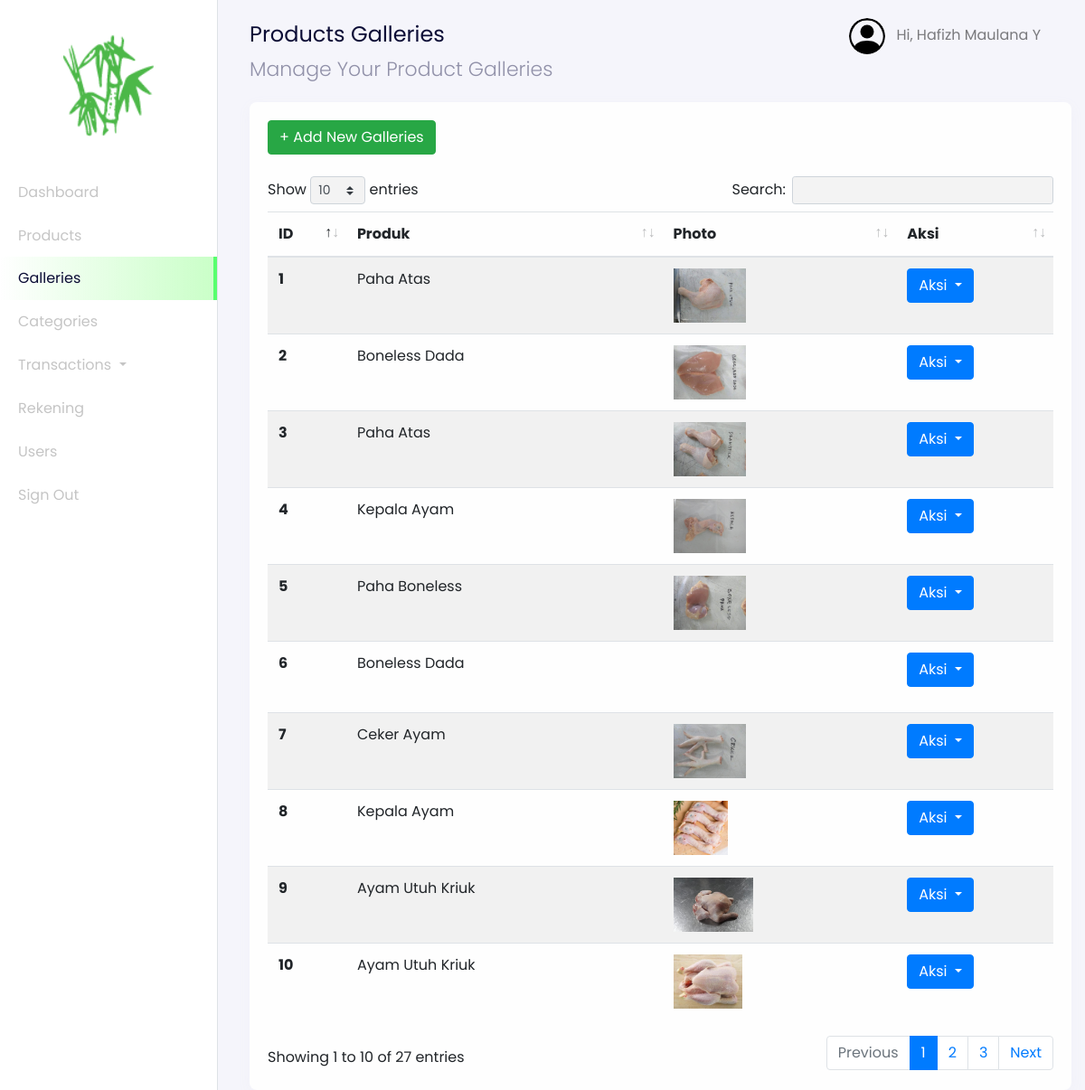
/admin?page=galleries (signed in), run on the app's committed database.
### tables this page shows
CREATE TABLE `users` (
  `id_user` int(11) NOT NULL,
  `name` varchar(255) NOT NULL,
  `email` varchar(255) NOT NULL,
  `password` varchar(255) NOT NULL,
  `address` text,
  `phone_number` varchar(255) NOT NULL,
  `postal_code` varchar(191) NOT NULL,
  `roles` varchar(255) NOT NULL
);

CREATE TABLE `products_galleries` (
  `id_gallery` int(11) NOT NULL,
  `photos` varchar(255) NOT NULL,
  `product_id` int(11) NOT NULL
);

CREATE TABLE `products` (
  `id_product` int(11) NOT NULL,
  `product_name` varchar(255) NOT NULL,
  `unit` int(11) NOT NULL,
  `price` varchar(255) NOT NULL,
  `descriptions` text NOT NULL,
  `category_id` int(11) NOT NULL,
  `stock` varchar(255) NOT NULL
);

### config/config.php (called while the page is built, shortened)
<?php
$host = 'localhost';
$user = 'root';
$password = '';
$dbname = 'bamboo_art';
$conn = mysqli_connect($host, $user, $password, $dbname);
function query($query)
{
    global $conn;
    $result = mysqli_query($conn, $query);
    $rows = [];
    while ($row = mysqli_fetch_assoc($result)) {
        $rows[] = $row;
    }
    return $rows;
}
?>

### admin/dashboard-galleries.php (the view, shortened to what this page needs)
<nav
  class="navbar navbar-expand-lg navbar-light navbar-store fixed-top"
  data-aos="fade-down"
>
  <div class="container-fluid">
    <div class="collpase navbar-collapse" id="navbarResponsive">
      <ul class="navbar-nav d-none d-lg-flex ml-auto">
        <li class="nav-item dropdown">
          <a
            href="#"
            class="nav-link"
            id="navbarDropdown"
            role="button"
            data-toggle="dropdown"
          >
            <img
              src="../assets/images/person-circle.svg"
              alt="profile"
              height="40px"
              class="rounded-circle mr-2 profile-picture"
            />
            <?php
              $id_user = $_SESSION['user'];
              $user = query("SELECT * FROM users WHERE id_user = $id_user")[0];
            ?>
            Hi, <?= $user["name"]; ?>
          </a>
        </li>
      </ul>
    </div>
  </div>
</nav>
<div class="section-content section-dashboard-home" data-aos="fade-up">
  <div class="container-fluid">
    <div class="dashboard-heading">
      <h2 class="dashboard-title">Products Galleries</h2>
      <p class="dashboard-subtitle">Manage Your Product Galleries</p>
    </div>
    <div class="dashboard-content">
      <div class="row mt-4">
        <div class="col-12">
          <div class="card">
            <div class="card-body">
              <div class="row mb-4">
                <div class="col-12">
                <a href="?page=galleries-create" class="btn btn-success">
                  + Add New Galleries
                </a>
                </div>
              </div>
              <div class="row">
                <div class="col-12">
                  <div class="table-responsive">
                    <table class="table table-striped table-hover w-100" id="table">
                      <thead>
                        <tr>
                          <th scope="col">ID</th>
                          <th scope="col">Produk</th>
                          <th scope="col">Photo</th>
                          <th scope="col">Aksi</th>
                        </tr>
                      </thead>
                      <tbody>
                        <?php
                          $no = 1;
                          $galleries = query("SELECT * FROM products_galleries INNER JOIN products ON products_galleries.product_id = products.id_product");
                        ?>
                        <?php foreach ($galleries as $gallery) : ?>
                          <tr>
                            <th scope="row" style="width: 10%;"><?= $no; ?></th>
                            <td><?= $gallery["product_name"]; ?></td>
                            <td><img src="../assets/images/<?= $gallery["photos"]; ?>" style="max-height: 60px;" alt=""></td>
                            <td style="width: 20%;">
                              <div class="dropdown">
                                <button class="btn btn-primary dropdown-toggle" type="button" id="dropdownMenuButton" data-toggle="dropdown" aria-haspopup="true" aria-expanded="false">
                                  Aksi
                                </button>
                                <div class="dropdown-menu" aria-labelledby="dropdownMenuButton">
                                  <a class="dropdown-item" onclick="return confirm('Apakah Ingin Menghapus Gallery Ini ?')" href="?page=galleries-delete&id=<?= $gallery["id_gallery"]; ?>">Delete</button>
                                </div>
                              </div>
                            </td>
                          </tr>
                          <?php $no++ ?>
                        <?php endforeach;?>
                      </tbody>
                    </table>
                  </div>
                </div>
              </div>
            </div>
          </div>
        </div>
      </div>
    </div>
  </div>
</div>

### admin/index.php (shortened to what this page needs)
<?php
require_once '../config/config.php';
?>
<!DOCTYPE html>
<html lang="en">
  <head>
    <link href="https://unpkg.com/aos@2.3.1/dist/aos.css" rel="stylesheet" />
    <link href="../assets/style/main.css" rel="stylesheet" />
    <link rel="stylesheet" type="text/css" href="../assets/vendor/DataTables/datatables.min.css"/>
  </head>
  <body>
    <?php
    if (isset($_GET["page"])) {
      $page = $_GET["page"];
    }
    ?>
    <div class="page-dashboard">
      <div class="d-flex" id="wrapper" data-aos="fade-right">
        <div class="border-right" id="sidebar-wrapper">
          <div class="sidebar-heading text-center">
            <img src="../assets/images/logo-dashboard.png" alt="" class="my-4 w-50" />
          </div>
          <div class="list-group list-group-flush">
            <a
              href="?page=dashboard"
              class="list-group-item list-group-item-action<?= $page == 'dashboard' ? ' active' : ''; ?> <?= $page == '' ? ' active' : ''; ?>"
            >
              Dashboard
            </a>
            <a
              href="?page=products"
              class="list-group-item list-group-item-action<?= $page == 'products' ? ' active' : ''; ?> <?= $page == 'products-create' ? ' active' : ''; ?> <?= $page == 'products-details' ? ' active' : ''; ?>"
            >
              Products
            </a>
            <a
              href="?page=galleries"
              class="list-group-item list-group-item-action<?= $page == 'galleries' ? ' active' : ''; ?> <?= $page == 'galleries-create' ? ' active' : ''; ?> <?= $page == 'galleries-details' ? ' active' : ''; ?>"
            >
              Galleries
            </a>
            <a
              href="?page=categories"
              class="list-group-item list-group-item-action<?= $page == 'categories' ? ' active' : ''; ?> <?= $page == 'categories-create' ? ' active' : ''; ?> <?= $page == 'categories-details' ? ' active' : ''; ?> <?= $page == 'categories-delete' ? ' active' : ''; ?>"
            >
              Categories
            </a>
            <div class="dropdown">
              <button class="list-group-item list-group-item-action dropdown-toggle" type="button" id="dropdownMenuButton" data-toggle="dropdown" aria-haspopup="true" aria-expanded="false">
                Transactions
              </button>
            </div>
            <a
              href="?page=rekening"
              class="list-group-item list-group-item-action<?= $page == 'rekening' ? ' active' : ''; ?> <?= $page == 'rekening-create' ? ' active' : ''; ?> <?= $page == 'rekening-details' ? ' active' : ''; ?>"
            >
              Rekening
            </a>
            <a
              href="?page=users"
              class="list-group-item list-group-item-action<?= $page == 'users' ? ' active' : ''; ?> <?= $page == 'users-create' ? ' active' : ''; ?> <?= $page == 'users-details' ? ' active' : ''; ?>"
            >
              Users
            </a>
            <a
              href="?page=logout"
              class="list-group-item list-group-item-action<?= $page == 'logout' ? ' active' : ''; ?>"
            >
              Sign Out
            </a>
          </div>
        </div>
        <div id="page-content-wrapper">
          <?php
          if (isset($page)) {
            if ($page == 'dashboard') {
              include 'dashboard.php';
            } elseif ($page == 'products') {
              include 'dashboard-products.php';
            } elseif ($page == 'products-create') {
              include 'dashboard-product-create.php';
            } elseif ($page == 'products-details') {
              include 'dashboard-products-details.php';
            } elseif ($page == 'products-delete') {
              include 'dashboard-product-delete.php';
            } elseif ($page == 'galleries') {
              include 'dashboard-galleries.php';
            } elseif ($page == 'galleries-create') {
              include 'dashboard-galleries-create.php';
            } elseif ($page == 'galleries-details') {
              include 'dashboard-galleries-details.php';
            } elseif ($page == 'galleries-delete') {
              include 'dashboard-galleries-delete.php';
            } elseif ($page == 'categories') {
              include 'dashboard-categories.php';
            } elseif ($page == 'categories-create') {
              include 'dashboard-categories-create.php';
            } elseif ($page == 'categories-details') {
              include 'dashboard-categories-details.php';
            } elseif ($page == 'categories-delete') {
              include 'dashboard-categories-delete.php';
            } elseif ($page == 'transactions') {
              include 'transaction/dashboard-transactions.php';
            } elseif ($page == 'transactions-receiver') {
              include 'transaction/dashboard-transactions-receiver.php';
            } elseif ($page == 'transactions-no-confirm') {
              include 'transaction/dashboard-transactions-no-confirm.php';
            } elseif ($page == 'transactions-confirm') {
              include 'transaction/dashboard-transactions-confirm.php';
            } elseif ($page == 'transactions-rekap') {
              include 'transaction/dashboard-transactions-rekap.php';
            } elseif ($page == 'transactions-pickup') {
              include 'transaction/dashboard-transactions-pickup.php';
            } elseif ($page == 'transactions-sent') {
              include 'transaction/dashboard-transactions-sent.php';
            } elseif ($page == 'transactions-details') {
              include 'transaction/dashboard-transactions-details.php';
            } elseif ($page == 'transactions-delete') {
              include 'transaction/dashboard-transactions-delete.php';
            } elseif ($page == 'transactions-transfer') {
              include 'transaction/dashboard-transfer.php';
            } elseif ($page == 'rekening') {
              include 'rekening/dashboard-rekening.php';
            } elseif ($page == 'rekening-create') {
              include 'rekening/dashboard-rekening-create.php';
            } elseif ($page == 'rekening-details') {
              include 'rekening/dashboard-rekening-details.php';
            } elseif ($page == 'rekening-delete') {
              include 'rekening/dashboard-rekening-delete.php';
            } elseif ($page == 'drivers') {
              include 'drivers/dashboard-drivers.php';
            } elseif ($page == 'drivers-create') {
              include 'drivers/dashboard-drivers-create.php';
            } elseif ($page == 'drivers-details') {
              include 'drivers/dashboard-drivers-details.php';
            } elseif ($page == 'drivers-delete') {
              include 'drivers/dashboard-drivers-delete.php';
            } elseif ($page == 'users') {
              include 'users/dashboard-users.php';
            } elseif ($page == 'users-create') {
              include 'users/dashboard-users-create.php';
            } elseif ($page == 'users-details') {
              include 'users/dashboard-users-details.php';
            } elseif ($page == 'users-delete') {
              include 'users/dashboard-users-delete.php';
            } elseif ($page == 'logout') {
              include '../logout.php';
            } else {
              echo "Halaman Tidak Ditemukan";
            }
          } else {
            include 'dashboard.php';
          }
          ?>
        </div>
      </div>
    </div>
  </body>
</html>

### data on the page
users: name "Hafizh Maulana Y"
products_galleries: product.product_name "Paha Atas", photos (picture)
products_galleries: product.product_name "Boneless Dada", photos (picture)
products_galleries: product.product_name "Paha Atas", photos (picture)
products_galleries: product.product_name "Kepala Ayam", photos (picture)
products_galleries: product.product_name "Paha Boneless", photos (picture)
products_galleries: product.product_name "Boneless Dada"
products_galleries: product.product_name "Ceker Ayam", photos (picture)
products_galleries: product.product_name "Kepala Ayam", photos (picture)
products_galleries: product.product_name "Ayam Utuh Kriuk", photos (picture)
products_galleries: product.product_name "Ayam Utuh Kriuk", photos (picture)
